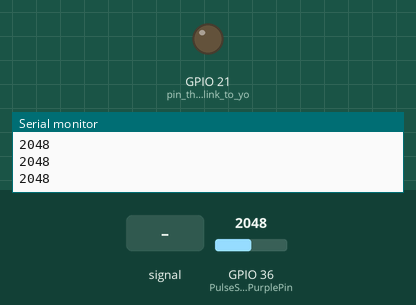
This sketch was run on a simulated ESP32. Shown: output pins drawn as LEDs (lit = HIGH), the last lines printed to the serial monitor. Dashed ring = blinking. The test bench sets the inputs (shaded band); at power-on: GPIO 36 (PulseSensorPurplePin) = 2048.

Above: at 1.2 s.
1.3 s: GPIO 36 (PulseSensorPurplePin) fed a 200 Hz sine of ±1842 counts around its level
At 1.7 s:
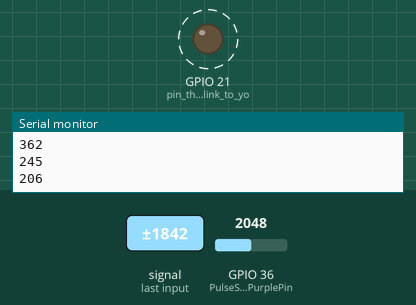
4.3 s: GPIO 36 (PulseSensorPurplePin) set to 2866
At 4.3 s:
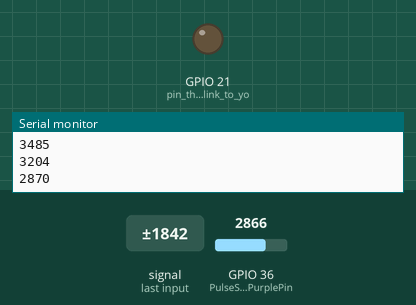
5.8 s: GPIO 36 (PulseSensorPurplePin) set to 3410
7.3 s: GPIO 36 (PulseSensorPurplePin) set to 3512
At 7.6 s:
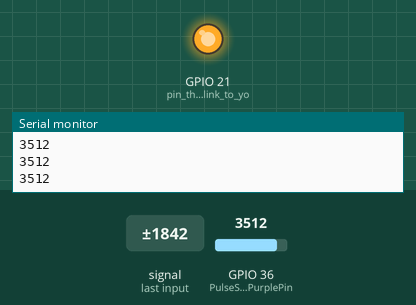
8.8 s: GPIO 36 (PulseSensorPurplePin) set to 2047
At 10.2 s:
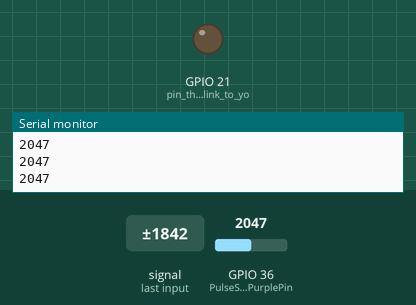
Timing chart, 0 to 11.3 s (numbered marks = the images above; inputs shaded):
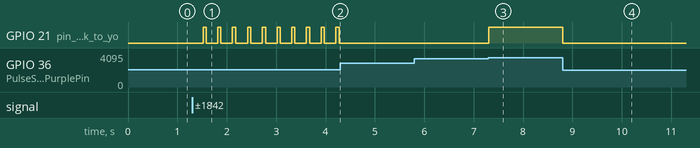

Measured:
- the behaviour switches between 3450 and 3451 on GPIO 36 (PulseSensorPurplePin) (found by bisection; images 2 and 3)
- after the input at 1.3 s, GPIO 21 (pin_that_will_blink_to_yo): alternates HIGH for 0.06 s and LOW for 0.23 s, starting after 0.23 s
- after the input at 4.3 s, GPIO 21 (pin_that_will_blink_to_yo): stops changing and stays LOW
- after the input at 7.3 s, GPIO 21 (pin_that_will_blink_to_yo): LOW → HIGH at once
- after the input at 8.8 s, GPIO 21 (pin_that_will_blink_to_yo): HIGH → LOW at once

The sketch:

PulseSensor_ESP32_BPM.ino
```cpp
//  Variables

  int PulseSensorPurplePin = 36;        // Pulse Sensor PURPLE WIRE connected to ANALOG PIN 0

  int LED21 = 21;   //  The on-board Arduion LED

  int Signal;                // holds the incoming raw data. Signal value can range from 0-1024

  int Threshold = 3450;            // Determine which Signal to “count as a beat”, and which to ingore.

// The SetUp Function:

void setup() {

  pinMode(21,OUTPUT);         // pin that will blink to your heartbeat!

  Serial.begin(9600);         // Set’s up Serial Communication at certain speed.

}

// The Main Loop Function

void loop() {

  Signal = analogRead(PulseSensorPurplePin);  // Read the PulseSensor’s value.

  // Assign this value to the “Signal” variable.

  Serial.println(Signal);                    // Send the Signal value to Serial Plotter.

  if(Signal > Threshold){                          // If the signal is above “550”, then “turn-on” Arduino’s on-Board LED.

    digitalWrite(21,HIGH);

  } else {

    digitalWrite(21,LOW);                //  Else, the sigal must be below “550”, so “turn-off” this LED.

  }

  delay(10);

}
```
